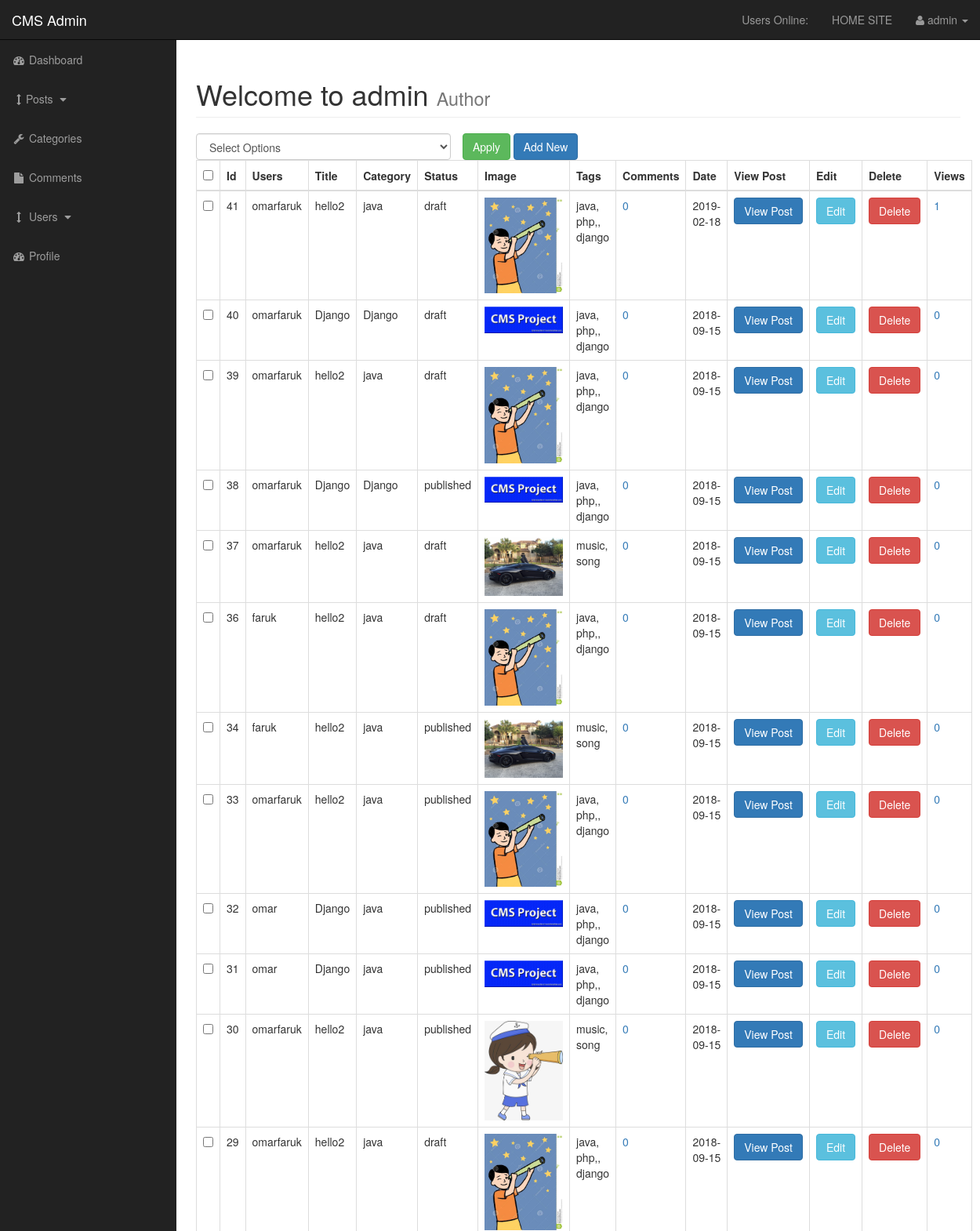
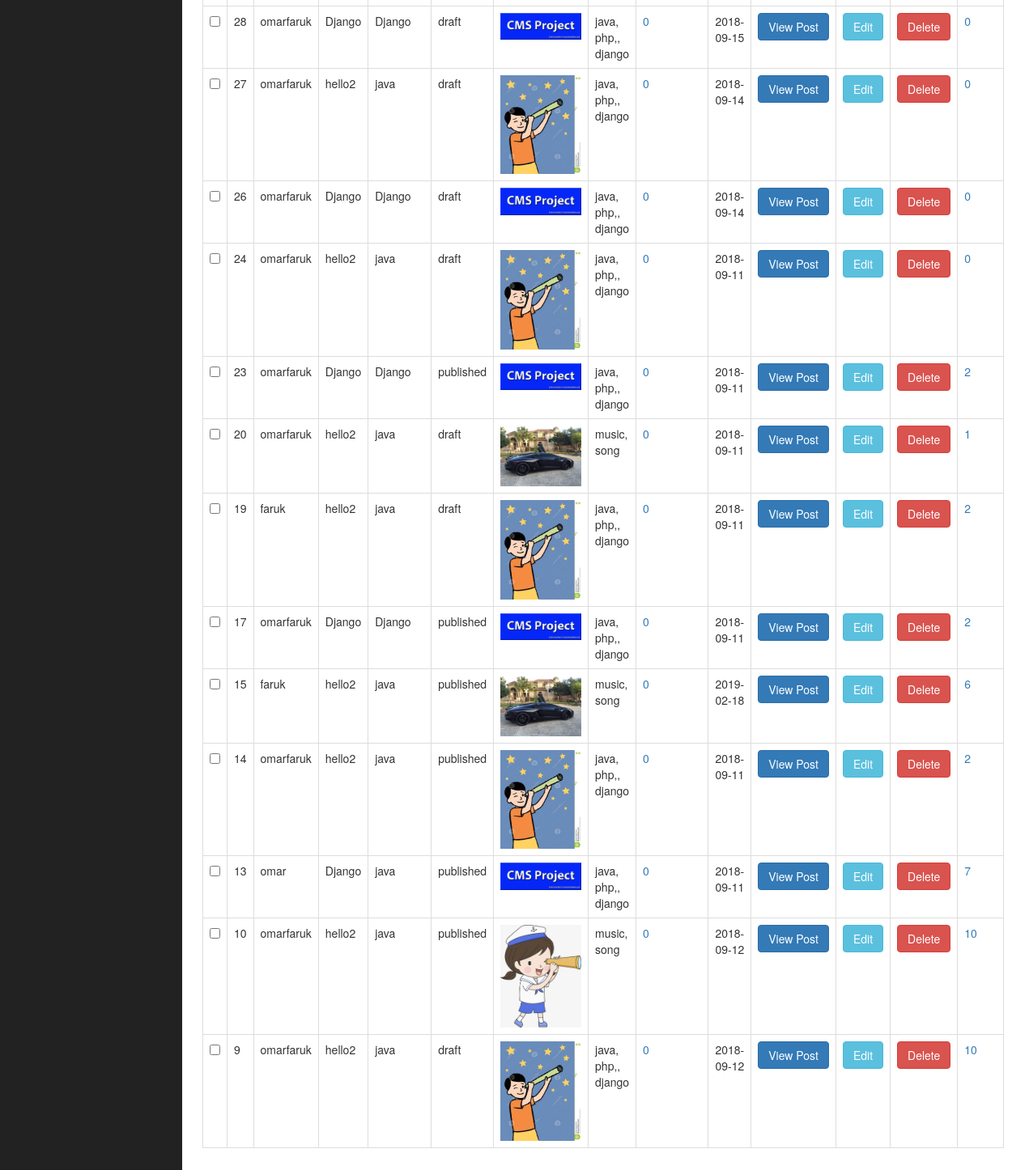
The app's page /admin/posts.php (signed in) with its own data (2 pictures, top to bottom).
### tables this page shows
CREATE TABLE `posts` (
  `post_id` int(3) NOT NULL,
  `post_category_id` int(3) NOT NULL,
  `post_title` varchar(255) NOT NULL,
  `post_author` varchar(255) NOT NULL,
  `post_user` varchar(255) NOT NULL,
  `post_date` date NOT NULL,
  `post_image` text NOT NULL,
  `post_content` text NOT NULL,
  `post_tags` varchar(255) NOT NULL,
  `post_comment_count` int(255) NOT NULL,
  `post_status` varchar(255) NOT NULL,
  `post_views_count` int(11) NOT NULL
);

CREATE TABLE `categories` (
  `cat_id` int(11) NOT NULL,
  `cat_title` varchar(255) NOT NULL
);

### admin/includes/view_all_posts.php (the view, shortened to what this page needs)
<form action="" method='post'>
<table class="table table-bordered table-hover">
        <div id="bulkOptionContainer" class="col-xs-4">
        <select class="form-control" name="bulk_options" id="">
        <option value="">Select Options</option>
        </select>
        </div>
<div class="col-xs-4">
<input type="submit" name="submit" class="btn btn-success" value="Apply">
<a class="btn btn-primary" href="posts.php?source=add_post">Add New</a>
 </div>
                <thead>
                    <tr>
                <th><input id="selectAllBoxes" type="checkbox"></th>
                        <th>Id</th>
                        <th>Users</th>
                        <th>Title</th>
                        <th>Category</th>
                        <th>Status</th>
                        <th>Image</th>
                        <th>Tags</th>
                        <th>Comments</th>
                        <th>Date</th>
                        <th>View Post</th>
                        <th>Edit</th>
                        <th>Delete</th>
                        <th>Views</th>
                    </tr>
                </thead>
                      <tbody>
  <?php
    $query = "SELECT * FROM posts ORDER BY post_id DESC ";
    $select_posts = mysqli_query($connection,$query);
    while($row = mysqli_fetch_assoc($select_posts )) {
        $post_id            = $row['post_id'];
        $post_author        = $row['post_author'];
        $post_user          = $row['post_user'];
        $post_title         = $row['post_title'];
        $post_category_id   = $row['post_category_id'];
        $post_status        = $row['post_status'];
        $post_image         = $row['post_image'];
        $post_tags          = $row['post_tags'];
        $post_date          = $row['post_date'];
        $post_views_count   = $row['post_views_count'];
        echo "<tr>";
        ?>
 <td><input class='checkBoxes' type='checkbox' name='checkBoxArray[]' value='<?php echo $post_id; ?>'></td>
        <?php
        echo "<td>$post_id </td>";
        if(!empty($post_author)) {
             echo "<td>$post_author</td>";
        } elseif(!empty($post_user)) {
            echo "<td>$post_user</td>";
        }
        echo "<td>$post_title</td>";
        $query = "SELECT * FROM categories WHERE cat_id = {$post_category_id} ";
        $select_categories_id = mysqli_query($connection,$query);
        while($row = mysqli_fetch_assoc($select_categories_id)) {
            $cat_title = $row['cat_title'];
            echo "<td>$cat_title</td>";
        }
        echo "<td>$post_status</td>";
echo "<td><img width='100' src='../images/$post_image' alt='image'></td>";
        echo "<td>$post_tags</td>";
        $query = "SELECT * FROM comments WHERE comment_post_id = $post_id";
        $send_comment_query = mysqli_query($connection, $query);
        $count_comments = mysqli_num_rows($send_comment_query);
        echo "<td><a href='post_comments.php?id=$post_id'>$count_comments</a></td>";
        echo "<td>$post_date </td>";
        echo "<td><a class='btn btn-primary' href='../post.php?p_id={$post_id}'>View Post</a></td>";
        echo "<td><a class='btn btn-info' href='posts.php?source=edit_post&p_id={$post_id}'>Edit</a></td>";
        ?>
        <form method="post">
         <?php
            echo '<td><input class="btn btn-danger" type="submit" name="delete" value="Delete"></td>';
          ?>
        </form>
        <?php
        echo "<td><a href='posts.php?reset={$post_id}'>{$post_views_count}</a></td>";
        echo "</tr>";
    }
      ?>
            </tbody>
            </table>
            </form>

### admin/includes/admin_header.php (shortened to what this page needs)
<!DOCTYPE html>
<html lang="en">
<head>
    <link href="css/bootstrap.min.css" rel="stylesheet">
    <link href="css/sb-admin.css" rel="stylesheet">
    <link href="font-awesome/css/font-awesome.min.css" rel="stylesheet" type="text/css">
 <link href="css/styles.css" rel="stylesheet">
</head>
<body>

### admin/posts.php (shortened to what this page needs)
<?php include "includes/admin_header.php" ?>
    <div id="wrapper">
        <?php include "includes/admin_navigation.php" ?>
<div id="page-wrapper">
<div class="container-fluid">
    <div class="row">
        <div class="col-lg-12">
  <h1 class="page-header">
                Welcome to admin
                <small>Author</small>
            </h1>
<?php
if(isset($_GET['source'])){
$source = $_GET['source'];
} else {
$source = '';
}
switch($source) {
    default:
    include "includes/view_all_posts.php";
    break;
}
?>
            </div>
        </div>
    </div>
</div>
    <?php include "includes/admin_footer.php" ?>

### admin/includes/admin_navigation.php (shortened to what this page needs)
       <nav class="navbar navbar-inverse navbar-fixed-top" role="navigation">
            <div class="navbar-header">
                <a class="navbar-brand" href="index.php">CMS Admin</a>
            </div>
            <ul class="nav navbar-right top-nav">
                <li><a href="">Users Online: <span class="usersonline"></span></a></li>
               <li><a href="../index.php">HOME SITE</a></li>
                <li class="dropdown">
                    <a href="#" class="dropdown-toggle" data-toggle="dropdown"><i class="fa fa-user"></i>
<?php
if(isset($_SESSION['username'])) {
    echo $_SESSION['username'];
}
?>
                    <b class="caret"></b></a>
                </li>
            </ul>
            <div class="collapse navbar-collapse navbar-ex1-collapse">
                <ul class="nav navbar-nav side-nav">
                    <li>
                        <a href="index.php"><i class="fa fa-fw fa-dashboard"></i> Dashboard</a>
                    </li>
                     <li>
                        <a href="javascript:;" data-toggle="collapse" data-target="#posts_dropdown"><i class="fa fa-fw fa-arrows-v"></i>Posts <i class="fa fa-fw fa-caret-down"></i></a>
                    </li>
                    <li>
                        <a href="./categories.php"><i class="fa fa-fw fa-wrench"></i> Categories</a>
                    </li>
                    <li class="">
                        <a href="comments.php"><i class="fa fa-fw fa-file"></i> Comments</a>
                    </li>
                    <li>
                        <a href="javascript:;" data-toggle="collapse" data-target="#demo"><i class="fa fa-fw fa-arrows-v"></i> Users <i class="fa fa-fw fa-caret-down"></i></a>
                    </li>
                    <li>
                        <a href="profile.php"><i class="fa fa-fw fa-dashboard"></i> Profile</a>
                    </li>
                </ul>
            </div>
        </nav>

### admin/includes/admin_footer.php (shortened to what this page needs)
    </div>
</body>
</html>

### admin/css/sb-admin.css (style rules this page uses)
body { margin-top: 100px; background-color: #222; }
@media (min-width:768px) { body { margin-top: 50px; } }
#wrapper { padding-left: 0; }
#page-wrapper { width: 100%; padding: 0; background-color: #fff; }
@media (min-width:768px) { #wrapper { padding-left: 225px; } }
@media (min-width:768px) { #page-wrapper { padding: 10px; } }
.top-nav { padding: 0 15px; }
.top-nav>li { display: inline-block; float: left; }
.top-nav>li>a { padding-top: 15px; padding-bottom: 15px; line-height: 20px; color: #999; }
@media (min-width:768px) { .side-nav { position: fixed; top: 51px; left: 225px; width: 225px; margin-left: -225px; border: none; border-radius: 0; overflow-y: auto; background-color: #222; } }
@media (min-width:768px) { .side-nav>li>a { width: 225px; } }
#bulkOptionContainer { padding: 0px;; }

### records on screen
posts: post_id "41", post_author "omarfaruk", post_title "hello2", post_status "draft", post_image (picture), post_tags "java, php,, django", count_comments "0", post_date "2019-02-18", post_views_count "1"
categories: cat_title "java"
posts: post_id "40", post_author "omarfaruk", post_title "Django", post_status "draft", post_image (picture), post_tags "java, php,, django", count_comments "0", post_date "2018-09-15", post_views_count "0"
categories: cat_title "Django"
posts: post_id "39", post_author "omarfaruk", post_title "hello2", post_status "draft", post_image (picture), post_tags "java, php,, django", count_comments "0", post_date "2018-09-15", post_views_count "0"
posts: post_id "38", post_author "omarfaruk", post_title "Django", post_status "published", post_image (picture), post_tags "java, php,, django", count_comments "0", post_date "2018-09-15", post_views_count "0"
posts: post_id "37", post_author "omarfaruk", post_title "hello2", post_status "draft", post_image (picture), post_tags "music, song", count_comments "0", post_date "2018-09-15", post_views_count "0"
posts: post_id "36", post_author "faruk", post_title "hello2", post_status "draft", post_image (picture), post_tags "java, php,, django", count_comments "0", post_date "2018-09-15", post_views_count "0"
posts: post_id "34", post_author "faruk", post_title "hello2", post_status "published", post_image (picture), post_tags "music, song", count_comments "0", post_date "2018-09-15", post_views_count "0"
posts: post_id "33", post_author "omarfaruk", post_title "hello2", post_status "published", post_image (picture), post_tags "java, php,, django", count_comments "0", post_date "2018-09-15", post_views_count "0"
posts: post_id "32", post_author "omar", post_title "Django", post_status "published", post_image (picture), post_tags "java, php,, django", count_comments "0", post_date "2018-09-15", post_views_count "0"
posts: post_id "31", post_author "omar", post_title "Django", post_status "published", post_image (picture), post_tags "java, php,, django", count_comments "0", post_date "2018-09-15", post_views_count "0"
posts: post_id "30", post_author "omarfaruk", post_title "hello2", post_status "published", post_image (picture), post_tags "music, song", count_comments "0", post_date "2018-09-15", post_views_count "0"
posts: post_id "29", post_author "omarfaruk", post_title "hello2", post_status "draft", post_image (picture), post_tags "java, php,, django", count_comments "0", post_date "2018-09-15", post_views_count "0"
posts: post_id "28", post_author "omarfaruk", post_title "Django", post_status "draft", post_image (picture), post_tags "java, php,, django", count_comments "0", post_date "2018-09-15", post_views_count "0"
posts: post_id "27", post_author "omarfaruk", post_title "hello2", post_status "draft", post_image (picture), post_tags "java, php,, django", count_comments "0", post_date "2018-09-14", post_views_count "0"
posts: post_id "26", post_author "omarfaruk", post_title "Django", post_status "draft", post_image (picture), post_tags "java, php,, django", count_comments "0", post_date "2018-09-14", post_views_count "0"
posts: post_id "24", post_author "omarfaruk", post_title "hello2", post_status "draft", post_image (picture), post_tags "java, php,, django", count_comments "0", post_date "2018-09-11", post_views_count "0"
posts: post_id "23", post_author "omarfaruk", post_title "Django", post_status "published", post_image (picture), post_tags "java, php,, django", count_comments "0", post_date "2018-09-11", post_views_count "2"
posts: post_id "20", post_author "omarfaruk", post_title "hello2", post_status "draft", post_image (picture), post_tags "music, song", count_comments "0", post_date "2018-09-11", post_views_count "1"
posts: post_id "19", post_author "faruk", post_title "hello2", post_status "draft", post_image (picture), post_tags "java, php,, django", count_comments "0", post_date "2018-09-11", post_views_count "2"
posts: post_id "17", post_author "omarfaruk", post_title "Django", post_status "published", post_image (picture), post_tags "java, php,, django", count_comments "0", post_date "2018-09-11", post_views_count "2"
posts: post_id "15", post_author "faruk", post_title "hello2", post_status "published", post_image (picture), post_tags "music, song", count_comments "0", post_date "2019-02-18", post_views_count "6"
posts: post_id "14", post_author "omarfaruk", post_title "hello2", post_status "published", post_image (picture), post_tags "java, php,, django", count_comments "0", post_date "2018-09-11", post_views_count "2"
posts: post_id "13", post_author "omar", post_title "Django", post_status "published", post_image (picture), post_tags "java, php,, django", count_comments "0", post_date "2018-09-11", post_views_count "7"
posts: post_id "10", post_author "omarfaruk", post_title "hello2", post_status "published", post_image (picture), post_tags "music, song", count_comments "0", post_date "2018-09-12", post_views_count "10"
posts: post_id "9", post_author "omarfaruk", post_title "hello2", post_status "draft", post_image (picture), post_tags "java, php,, django", count_comments "0", post_date "2018-09-12", post_views_count "10"

### other values on screen
$_SESSION['username'] "admin"
